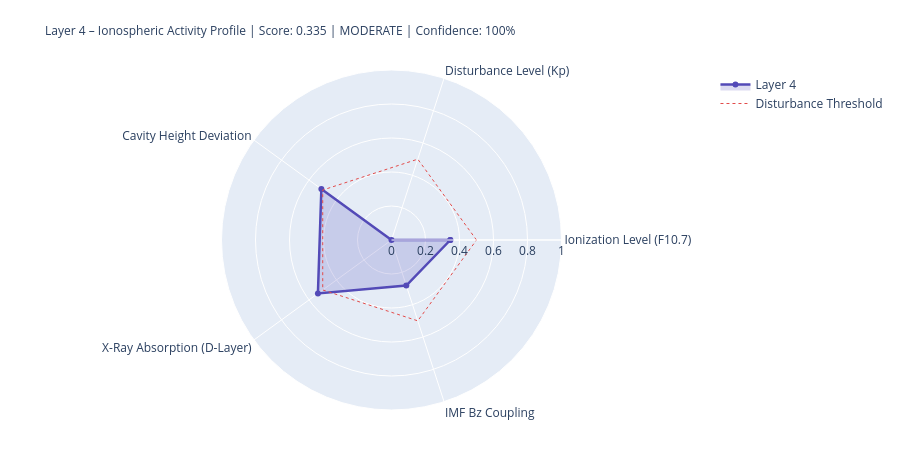

The code cell stored with this chart in its notebook:
### Markdown cell above
---
## 4. State Assessment & Handoff to Layer 5

### Code cell
# ============================================================
# LAYER-4-SCORE
# ============================================================

COMPONENTS = {
    'Ionization Level (F10.7)':    {'score': ioniz,       'source': 'primary' if f107_now else 'from_layer0', 'dynamic': True},
    'Disturbance Level (Kp)':          {'score': disturb,     'source': 'primary' if kp_now   else 'from_layer0', 'dynamic': True},
    'Cavity Height Deviation':    {'score': h_dev,       'source': 'derived',                                'dynamic': True},
    'X-Ray Absorption (D-Layer)':{'score': xray_ioniz,  'source': 'primary' if xray_now else 'missing',     'dynamic': True},
    'IMF Bz Coupling':             {'score': bz_coupling, 'source': 'primary' if bz_now   else 'from_layer0', 'dynamic': True},
}

available    = {k: v['score'] for k, v in COMPONENTS.items() if v['score'] is not None}
unavailable  = [k for k, v in COMPONENTS.items() if v['score'] is None]
layer4_score = round(sum(available.values()) / len(available), 4) if available else None
confidence   = round(len(available) / len(COMPONENTS), 2)
level = ('unknown' if layer4_score is None
         else 'quiet'   if layer4_score < 0.3
         else 'moderate' if layer4_score < 0.6
         else 'active')
dominant_l4 = max(available, key=available.get) if available else 'none'

# Resonance delta for Schumann SR-1
sr1_ref = schumann_freq(1, 80.0)
sr1_now = schumann_freq(1, h_eff)
sr1_delta_mhz = (sr1_now - sr1_ref) * 1000

# Propagation conditions
prop_cond = ('disturbed'   if kp_val > 4
             else 'unsettled' if kp_val > 2
             else 'normal')
if xray_class in ['X', 'M']:
    prop_cond = 'Radio-Blackout moeglich'

W = 68
print('=' * W)
print('LAYER 4 – IONOSPHERE – STATE ASSESSMENT')
print('=' * W)
for name, comp in COMPONENTS.items():
    s = comp['score']
    if s is not None:
        bar = '█' * int(s * 20) + '░' * (20 - int(s * 20))
        print(f'  {name:<36} {bar}  {s:.3f}  [{comp["source"]}]')
    else:
        print(f'  {name:<36} {"─" * 20}  n/a   [missing]')
print('-' * W)
print(f'  Score:          {layer4_score:.3f}  ({len(available)}/{len(COMPONENTS)} components)')
print(f'  Confidence:     {confidence:.0%}')
print(f'  Level:          {level.upper()}')
print(f'  Dominant:       {dominant_l4}')
print(f'  Cavity height:  {h_eff:.1f} km  (Ref: 80.0 km)')
print(f'  SR-1:           {sr1_now:.3f} Hz  (Δ {sr1_delta_mhz:+.1f} mHz vs. ref)')
print(f'  Propagation:    {prop_cond}')
print(f'  X-Ray:          {xray_class}-class  ({xray_now:.2e} W/m²)' if xray_now else '  X-Ray:          n/a')
print('=' * W)

# Radar
cats   = list(available.keys())
vals_r = list(available.values())
if len(cats) >= 3:
    fig = go.Figure()
    fig.add_trace(go.Scatterpolar(
        r=vals_r + [vals_r[0]], theta=cats + [cats[0]],
        fill='toself', fillcolor='rgba(83,74,183,0.20)',
        line=dict(color='#534AB7', width=2.5), name='Layer 4'
    ))
    fig.add_trace(go.Scatterpolar(
        r=[0.5] * (len(cats)+1), theta=cats + [cats[0]],
        line=dict(color='#E24B4A', dash='dot', width=1),
        mode='lines', name='Disturbance Threshold'
    ))
    fig.update_layout(
        title=dict(
            text=f'Layer 4 – Ionospheric Activity Profile | Score: {layer4_score:.3f} | {level.upper()} | Confidence: {confidence:.0%}',
            font=dict(size=12)
        ),
        polar=dict(radialaxis=dict(visible=True, range=[0, 1])),
        height=450, showlegend=True,
        margin=dict(l=80, r=80, t=70, b=40)
    )
    fig.show()

### Figure 1 — Plotly figure (JSON) as saved in the notebook; plotly's stock layout.template omitted (floating-point values rounded to 4 significant figures)
{"data": [{"fill": "toself", "fillcolor": "rgba(83,74,183,0.20)", "line": {"color": "#534AB7", "width": 2.5}, "name": "Layer 4", "r": [0.346, 0.0, 0.51, 0.535, 0.282, 0.346], "theta": ["Ionization Level (F10.7)", "Disturbance Level (Kp)", "Cavity Height Deviation", "X-Ray Absorption (D-Layer)", "IMF Bz Coupling", "Ionization Level (F10.7)"], "type": "scatterpolar"}, {"line": {"color": "#E24B4A", "dash": "dot", "width": 1}, "mode": "lines", "name": "Disturbance Threshold", "r": [0.5, 0.5, 0.5, 0.5, 0.5, 0.5], "theta": ["Ionization Level (F10.7)", "Disturbance Level (Kp)", "Cavity Height Deviation", "X-Ray Absorption (D-Layer)", "IMF Bz Coupling", "Ionization Level (F10.7)"], "type": "scatterpolar"}], "layout": {"height": 450, "margin": {"b": 40, "l": 80, "r": 80, "t": 70}, "polar": {"radialaxis": {"range": [0, 1], "visible": true}}, "showlegend": true, "title": {"font": {"size": 12}, "text": "Layer 4 – Ionospheric Activity Profile | Score: 0.335 | MODERATE | Confidence: 100%"}}}
